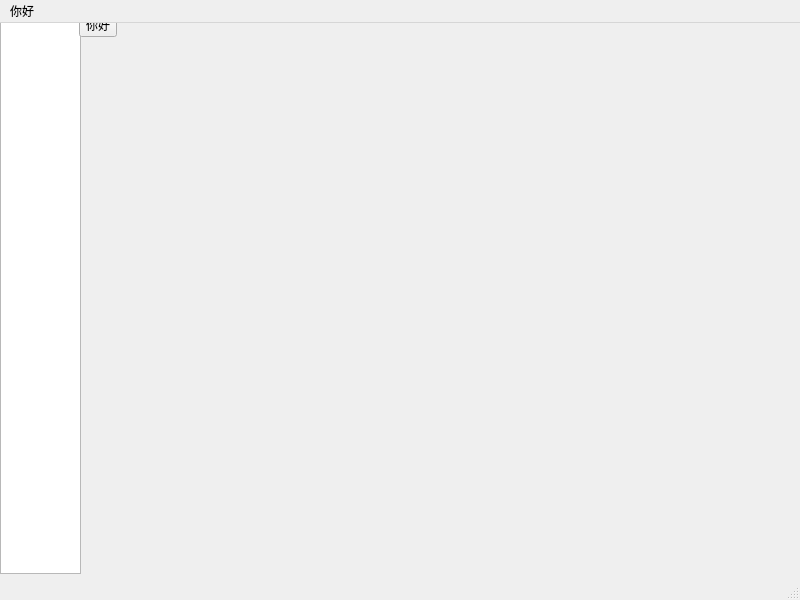
<?xml version="1.0" encoding="UTF-8"?>
<ui version="4.0">
 <class>MainWindow</class>
 <widget class="QMainWindow" name="MainWindow">
  <property name="geometry">
   <rect>
    <x>0</x>
    <y>0</y>
    <width>800</width>
    <height>600</height>
   </rect>
  </property>
  <property name="windowTitle">
   <string>MainWindow</string>
  </property>
  <widget class="QWidget" name="centralwidget">
   <widget class="QListView" name="listView">
    <property name="geometry">
     <rect>
      <x>0</x>
      <y>-20</y>
      <width>81</width>
      <height>571</height>
     </rect>
    </property>
   </widget>
   <widget class="QWidget" name="formLayoutWidget">
    <property name="geometry">
     <rect>
      <x>79</x>
      <y>-11</y>
      <width>721</width>
      <height>561</height>
     </rect>
    </property>
    <layout class="QFormLayout" name="formLayout">
     <item row="0" column="0">
      <widget class="QToolButton" name="toolButton">
       <property name="text">
        <string>你好</string>
       </property>
      </widget>
     </item>
    </layout>
   </widget>
  </widget>
  <widget class="QMenuBar" name="menubar">
   <property name="geometry">
    <rect>
     <x>0</x>
     <y>0</y>
     <width>800</width>
     <height>24</height>
    </rect>
   </property>
   <widget class="QMenu" name="menu">
    <property name="title">
     <string>你好</string>
    </property>
   </widget>
   <addaction name="menu"/>
  </widget>
  <widget class="QStatusBar" name="statusbar"/>
 </widget>
 <resources/>
 <connections/>
</ui>
